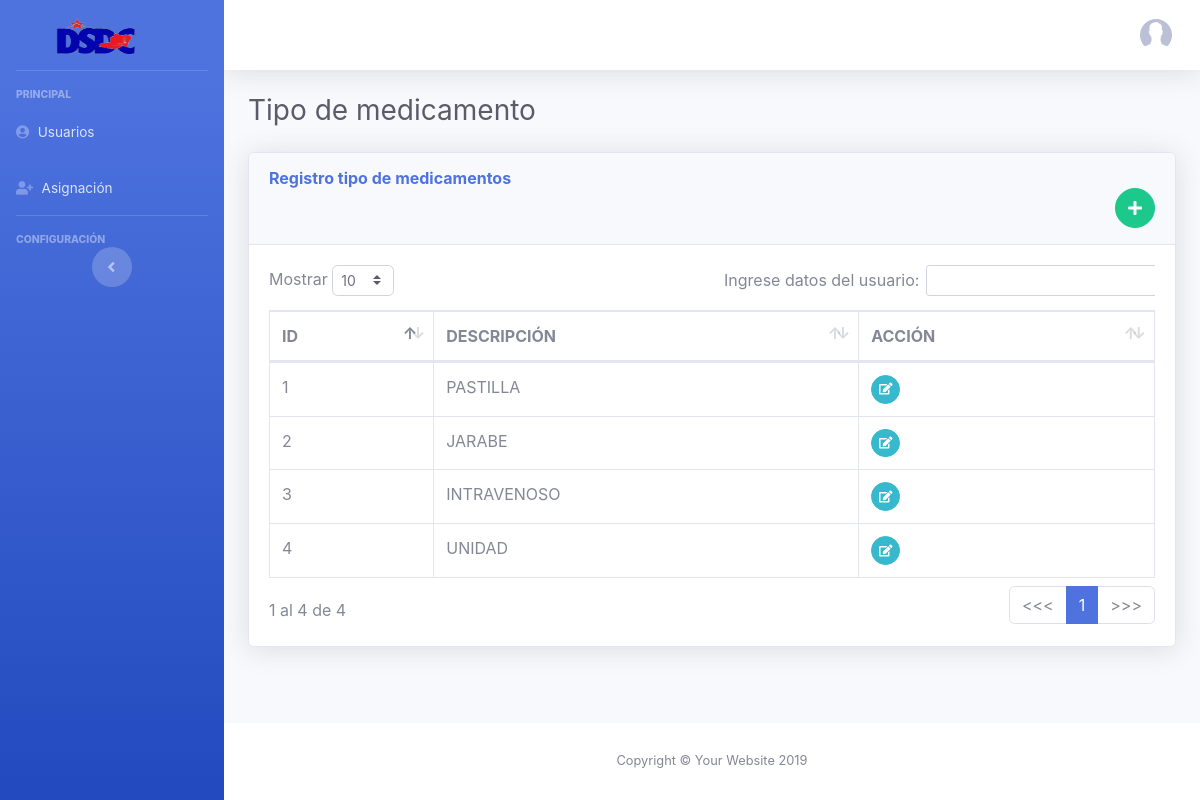
The app's page /dashboard/tpmedicamento.php with its own data.
### tables this page shows
CREATE TABLE `tipo_medicamento` (
  `idtipo` int(11) NOT NULL,
  `descripcion` varchar(255) NOT NULL
);

### mysqli/conexion.php (called while the page is built, shortened)
<?php
class Conexion
{
    private function conectar() {
        $host1 = '127.0.0.1';
        $dbname1 = 'dbasigacion';
        $user1 = 'root';
        $passwd1 = '';
	    $mysqli=new mysqli($host1,$user1,$passwd1,$dbname1);
		if ($mysqli->connect_error):
		  	echo "Error al conectarse con My SQL debido al error".$mysqli->connect_error;
		else:
			return $mysqli;
		endif;
    }
	function fullselect($sql)
	{
		$con = self::conectar();
		mysqli_set_charset($con, "utf8");
		$resultado = $con->query($sql);
		return $resultado;
	}
}
?>

### dashboard/tpmedicamento.php (the view, shortened to what this page needs)
<?php
require_once "../mysqli/conexion.php";
$conecta = new Conexion();
?>
<!DOCTYPE html>
<html lang="en">
<?php include 'head.php';  ?>
<body id="page-top">
  <div id="wrapper">
    <?php include 'menu.php';  ?>
    <div id="content-wrapper" class="d-flex flex-column">
      <div id="content">
        <?php include 'menu_horizotal.php'; ?>
        <div class="container-fluid">
          <h1 class="h3 mb-2 text-gray-800">Tipo de medicamento</h1>
          <div class="card shadow mb-4">
            <div class="card-header py-3">
              <h6 class="m-0 font-weight-bold text-primary">Registro tipo de medicamentos</h6>
              <a href="#" class="btn btn-success btn-circle float-right" data-toggle="modal" data-target="#tmedicamento">
                <i class="fas fa-plus"></i>
              </a>
            </div>
            <div class="card-body">
              <div class="table-responsive">
                <table class="table table-bordered" id="dtmedica" width="100%" cellspacing="0">
                  <thead>
                    <tr>
                      <th>ID</th>
                      <th>DESCRIPCIÓN</th>
                      <th>ACCIÓN</th>
                    </tr>
                  </thead>
                  <tbody>
                    <?php
                     $tbt =  $conecta->fullselect("SELECT * FROM tipo_medicamento ");
                    $row = $tbt->num_rows;
                    for ($j=1; $j <= $row; $j++)
                    {
                      $tbt->data_seek($row);
                      $fact = $tbt->fetch_assoc();
                      $id = $fact['idtipo'];
                      $des = $fact['descripcion'];
                     ?>
                      <tr>
                        <td><?php echo $id; ?></td>
                        <td><?php echo $des; ?></td>
                        <td class="td-actions text-left">
                          <a href="#" class="btn btn-info btn-circle btn-sm" title='editar' alt='editar' onclick="ver_tpmedica(<?php echo $id; ?>)">
                            <i class="fas fa-edit"></i>
                          </a>
                        </td>
                      </tr>
                  <?php } ?>
                  </tbody>
                </table>
              </div>
            </div>
          </div>
        </div>
      </div>
      <footer class="sticky-footer bg-white">
        <div class="container my-auto">
          <div class="copyright text-center my-auto">
            <span>Copyright &copy; Your Website 2019</span>
          </div>
        </div>
      </footer>
    </div>
  </div>
</body>
</html>

### records on screen
tipo_medicamento: idtipo "1", descripcion "PASTILLA"
tipo_medicamento: idtipo "2", descripcion "JARABE"
tipo_medicamento: idtipo "3", descripcion "INTRAVENOSO"
tipo_medicamento: idtipo "4", descripcion "UNIDAD"
